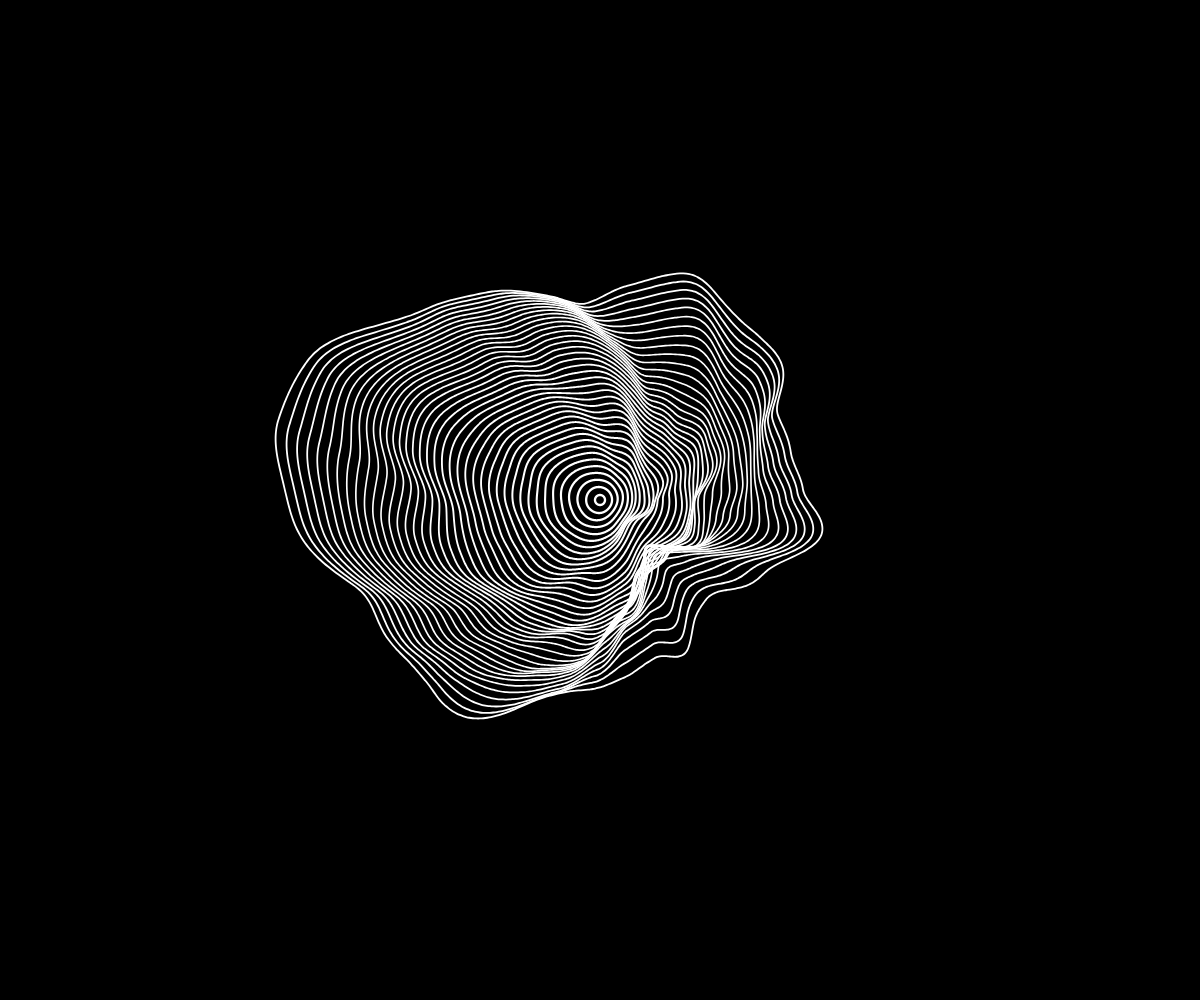
Frame 1 (no input)
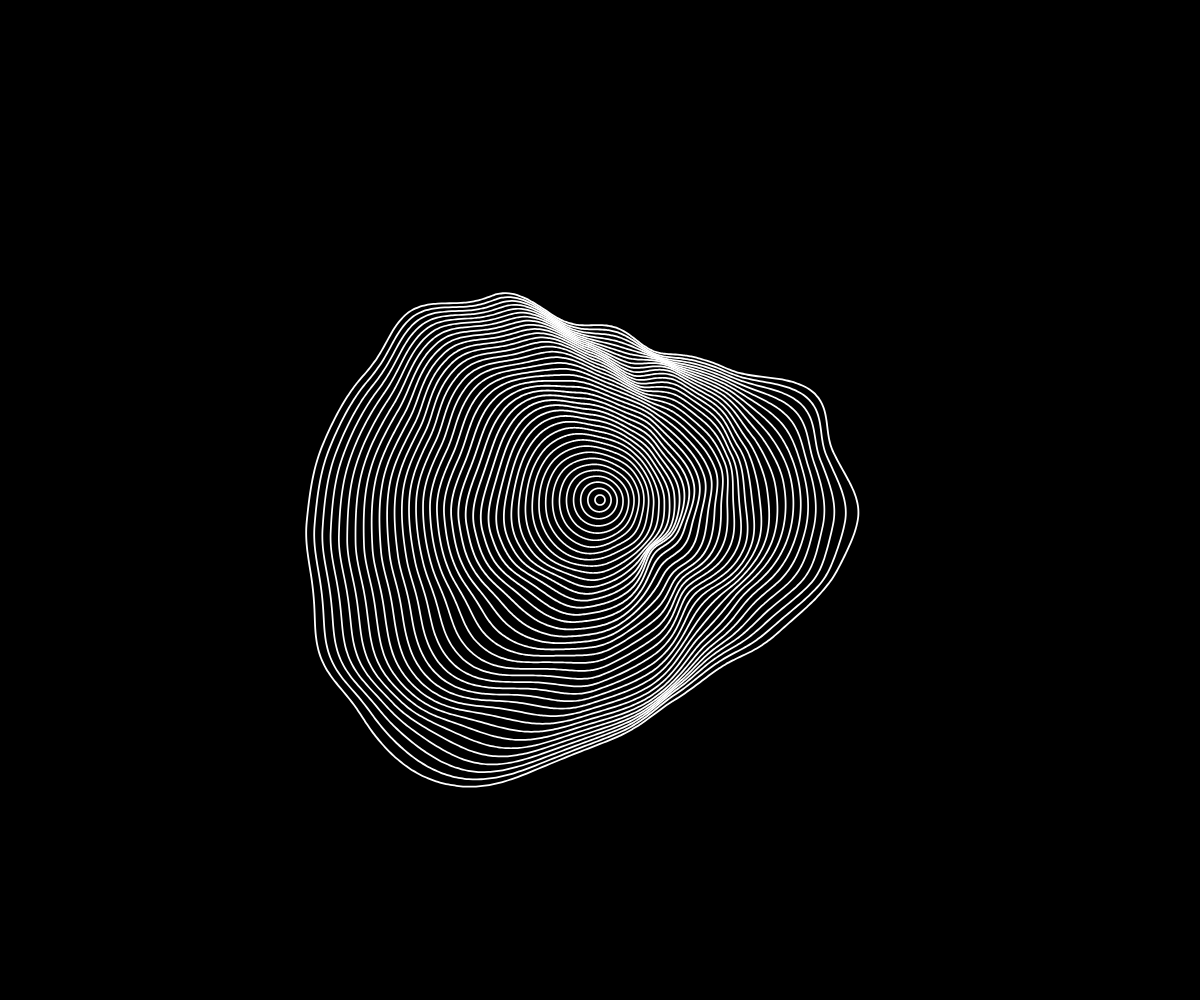
Frame 60 (no input)
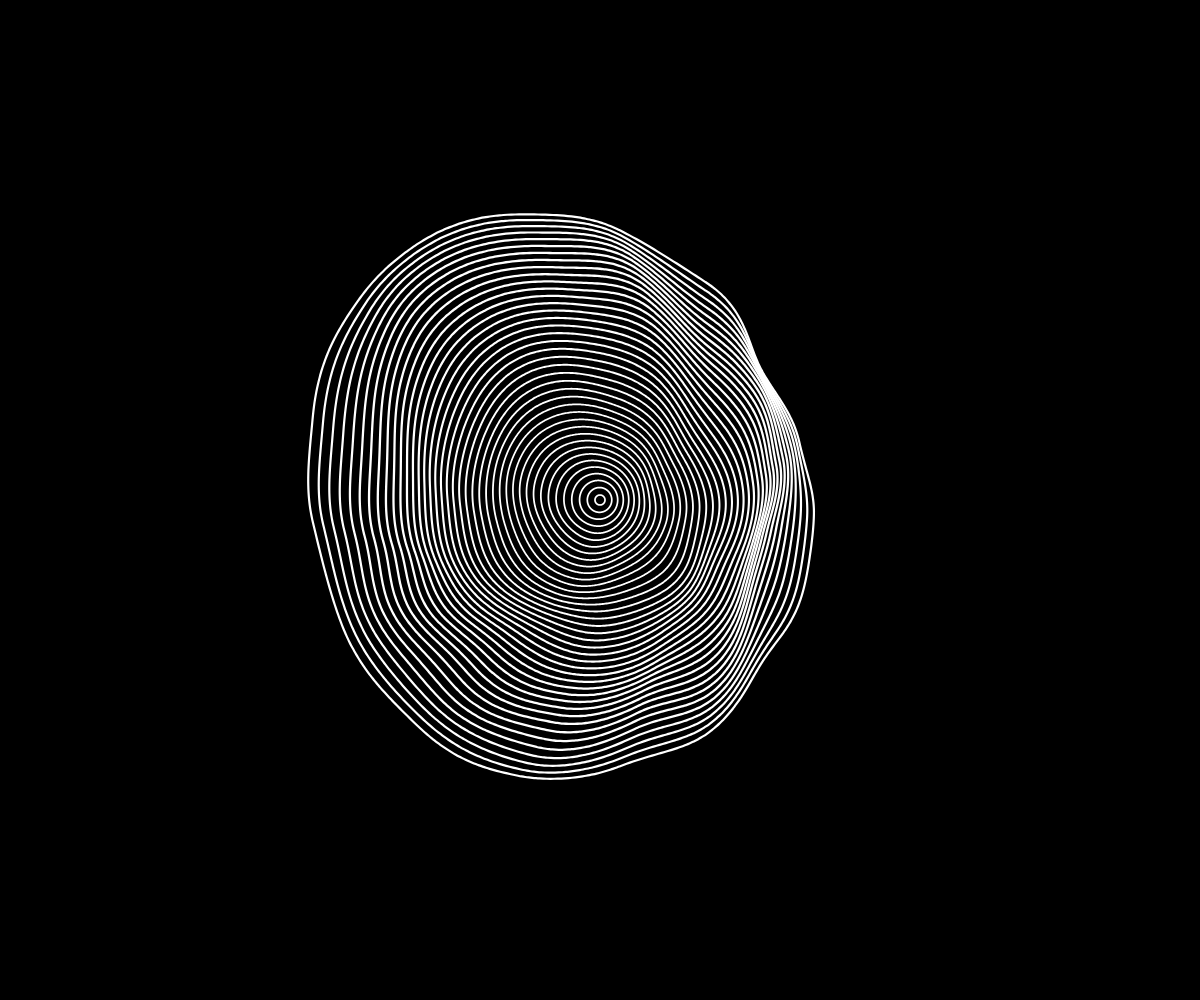
Frame 120 (the mouse pressed at the canvas centre since frame 60)

The p5.js sketch that drew these frames (run headless with seeded random() and noise() and a simulated clock; from frame 60 on, the mouse is pressed at the canvas centre):

// p5.js sketch
// ── sketch.js
// https://openprocessing.org/sketch/802068

// By Roni Kaufman

let kMax;
let step;
let n = 40; // number of blobs
let radius = 5; // diameter of the circle
let inter = 0.5; // difference between the sizes of two blobs
let maxNoise = 500;

let noiseProg = (x) => x;

function setup() {
  createCanvas(windowWidth, windowHeight);
  colorMode(HSB, 1);
  angleMode(DEGREES);
  noFill();
  //noLoop();
  kMax = 1;
  step = 0.01;
  strokeWeight(2);
}

function draw() {
  background(0);
  let t = frameCount / 100;
  kMax = noise(t / 2);

  for (let i = 0; i < n; i++) {
    let alpha = 1 - noiseProg(i / n);
    stroke(1);
    strokeWeight(noise(t + i / n) * 2 + 1);
    let size = radius + i * inter;
    let k = kMax * sqrt(i / n);
    let noisiness = maxNoise * noiseProg(i / n);
    blob(size, width / 2, height / 2, k, t + i * step, noisiness);
  }
}

function blob(size, xCenter, yCenter, k, t, noisiness) {
  beginShape();
  let angleStep = 360 / 500;
  for (let theta = 0; theta < 360; theta += angleStep) {
    let r1, r2;
    /*
    if (theta < PI / 2) {
      r1 = cos(theta);
      r2 = 1;
    } else if (theta < PI) {
      r1 = 0;
      r2 = sin(theta);
    } else if (theta < 3 * PI / 2) {
      r1 = sin(theta);
      r2 = 0;
    } else {
      r1 = 1;
      r2 = cos(theta);
    }
		*/
    r1 = cos(theta) + 1;
    r2 = sin(theta) + 1;
    let r = size + noise(k * r1, k * r2, t) * noisiness;
    let x = xCenter + r * cos(theta);
    let y = yCenter + r * sin(theta);
    curveVertex(x, y);
  }
  endShape(CLOSE);
}
